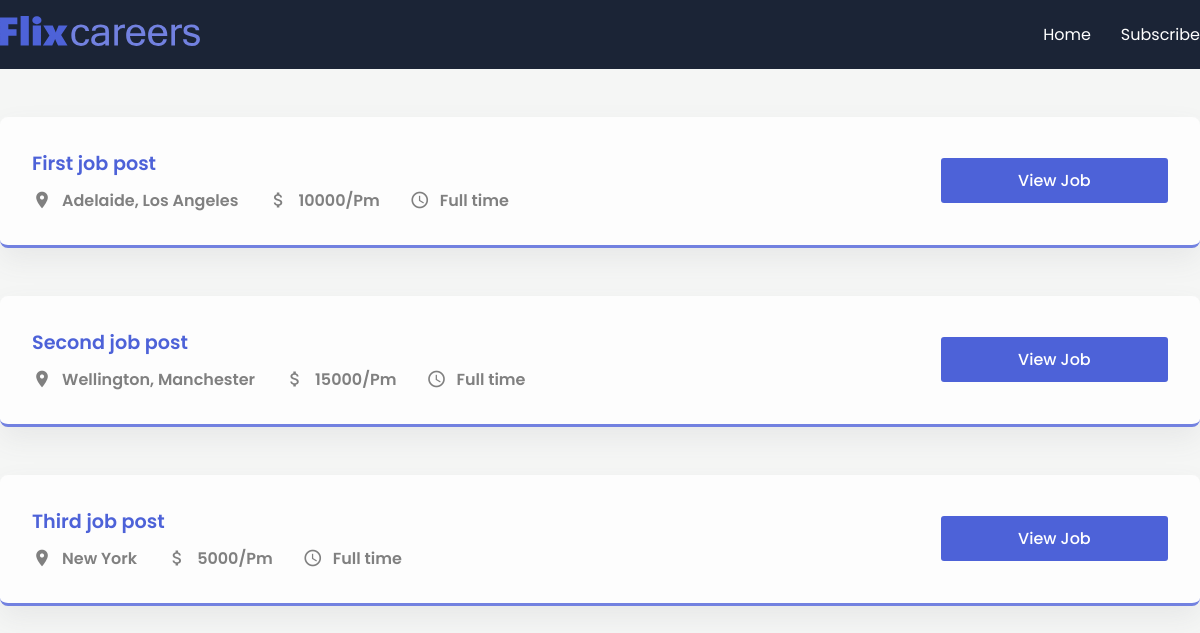
The page / on the database its author committed.
### jobapp/models.py (models this page shows, shortened)
class JobPost(models.Model):
    title = models.CharField(max_length=100)
    description = models.TextField()
    author = models.ForeignKey(Author,on_delete=models.CASCADE)
    salary = models.IntegerField()
    job_location = models.ManyToManyField(JobLocation)
    date_posted = models.DateField(auto_now_add=True)
    skills = models.ManyToManyField(Skills)
    job_option = models.CharField(max_length=1,choices=JOB_OPTION,default='F')
    expiry = models.DateField(null=True)
    slug = models.SlugField(max_length=40,null=True,unique=True)
    def job_location_city_names(self):
        return ', '.join([c.city for c in self.job_location.all()])
    job_location_city_names.short_description = "City"
    def job_skills(self):
        return [s.skill for s in self.skills.all()]
    job_skills.short_description = "Skills"

class JobLocation(models.Model):
    city = models.CharField(max_length=75)
    state = models.CharField(max_length=75)
    country = models.CharField(max_length=80)
    class Meta:
        constraints = [
            models.UniqueConstraint(
                fields=['city','state','country'],name='Job_location_unique_combination'
            )
        ]

### jobapp/views.py (the view)
# urls.py: path('',views.job_list,name="jobs_home"),
def job_list(request):
    jobs = JobPost.objects.all()
    return render(request,'jobapp/index.html',{'jobs':jobs})

### jobapp/templates/jobapp/index.html (shortened to what this page needs)
{% extends 'base.html' %}
{% block content %}
   <section>
    <div class="container">
      {% for job in jobs %}
      <div class="post">
        <div class="job-info">
          <h1 class="job-title">{{job.title}}</h1>
          <div class="job-des">
            <div class="location item">
              <span class="material-icons"> place </span>
              <p>{{job.job_location_city_names|truncatechars:"30"}}</p>
            </div>
            <div class="budget item">
              <span class="material-icons"> attach_money </span>
              <p>{{job.salary}}/Pm</p>
            </div>
            <div class="time item">
              <span class="material-icons"> schedule </span>
              <p>{{job.get_job_option_display}}</p>
            </div>
          </div>
        </div>
        <div class="buttons">
          <button class="apply">
            <a href="{% url 'jobs_detail' job.id job.slug %}">View Job</a>
          </button>
        </div>
      </div>
      {% endfor %}
    </div>
  </section>
{% endblock content %}

### templates/base.html (shortened to what this page needs)
{% load static %}
<!DOCTYPE html>
<html lang="en">
  <head>
    <link rel="stylesheet" href="{% static 'jobapp/main.css' %}" />
  </head>
  <body>
    <header>
      <nav>
        <div class="container">
          <div class="logo">
            <img src="{% static 'jobapp/logo.svg' %}" alt="" />
          </div>
          <div class="links">
            <a href="{% url 'jobs_home' %}">Home</a>
            <a href="{% url 'subscribe' %}">Subscribe</a>
          </div>
        </div>
      </nav>
    </header>
    {% block content %}
    {% endblock content %}
  </body>
</html>

### jobapp/static/jobapp/main.css (style rules this page uses)
* { margin: 0; padding: 0; box-sizing: border-box; font-family: "Poppins", sans-serif; }
:root { --blue: #4d62d8; --lblue: #7281e0; --card: #fdfdfd; --shadow: #64646f17 0px 12px 29px 0px; --nav: #1b2436; }
body { background: #f5f6f5; }
button { border: none; outline: none; cursor: pointer; border-radius: 3px; }
nav { background: var(--nav); padding: 1em 0; }
a { text-decoration: none; color: white; }
.container { max-width: 1200px; margin: auto; }
nav .container { display: flex; align-items: center; justify-content: space-between; color: white; }
.logo { width: 200px; }
img { width: 100%; }
.links { display: flex; align-items: center; justify-content: center; }
.links a { color: white; margin-left: 30px; font-size: 1rem; font-weight: 400; }
.post { background: var(--card); border-radius: 8px; padding: 2em; box-shadow: var(--shadow); margin-top: 3em; display: grid; align-items: center; grid-template-columns: 8fr 2fr; border-bottom: 3px solid var(--lblue); }
.buttons { display: grid; grid-template-columns: repeat(1, 1fr); gap: 20px; }
.post:last-child { margin-bottom: 5em; }
.item { display: flex; align-items: center; margin-left: 30px; }
.item:first-child { margin-left: 0; }
.job-des { display: flex; align-items: center; }
.item span { margin-right: 10px; font-size: 20px !important; color: gray; }
.item p { font-size: 1rem; font-weight: 600; color: gray; }
.apply { background: var(--blue); height: 45px; padding: 0 40px; color: white; font-size: 1rem; font-weight: 500; }
.job-title { font-size: 1.2rem; font-weight: 600; margin-bottom: 10px; color: var(--blue); }
button { cursor: pointer; }

### rows shown on the page
JobPost: title "First job post", job_location_city_names "Adelaide, Los Angeles", salary "10000", job_option "Full time"
JobPost: title "Second job post", job_location_city_names "Wellington, Manchester", salary "15000", job_option "Full time"
JobPost: title "Third job post", job_location_city_names "New York", salary "5000", job_option "Full time"
